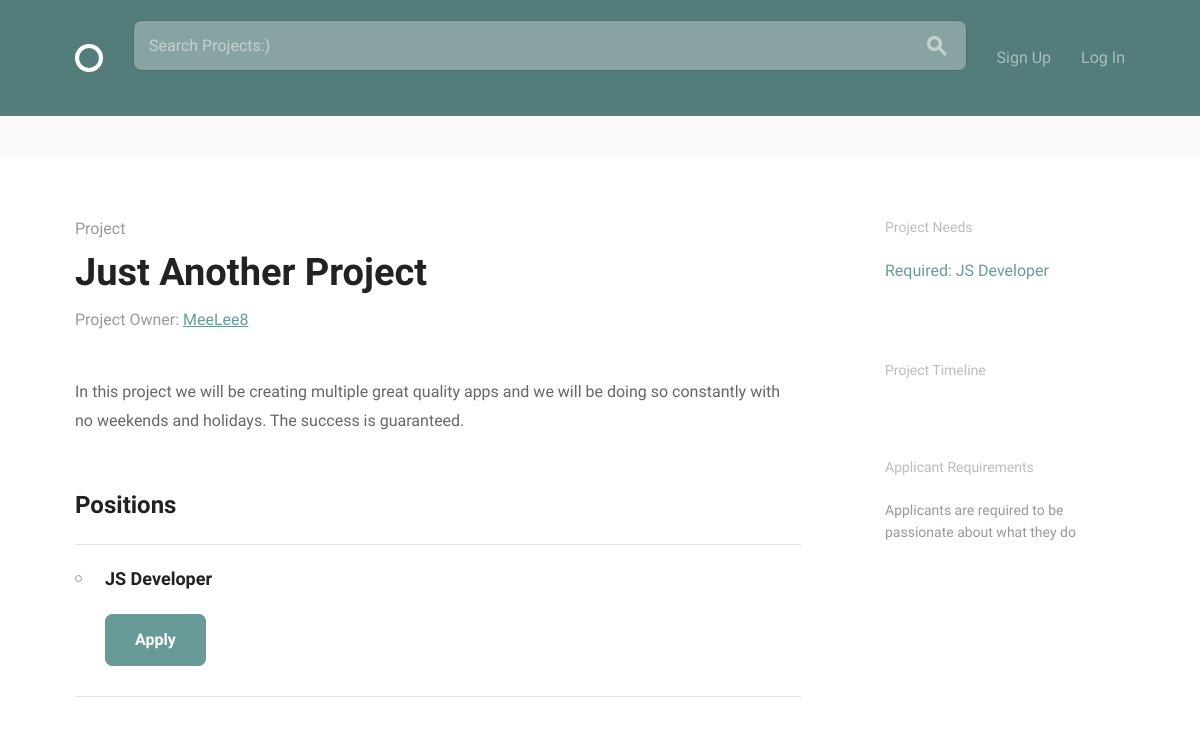
The page /projects/project/2/ on the database as committed earlier.
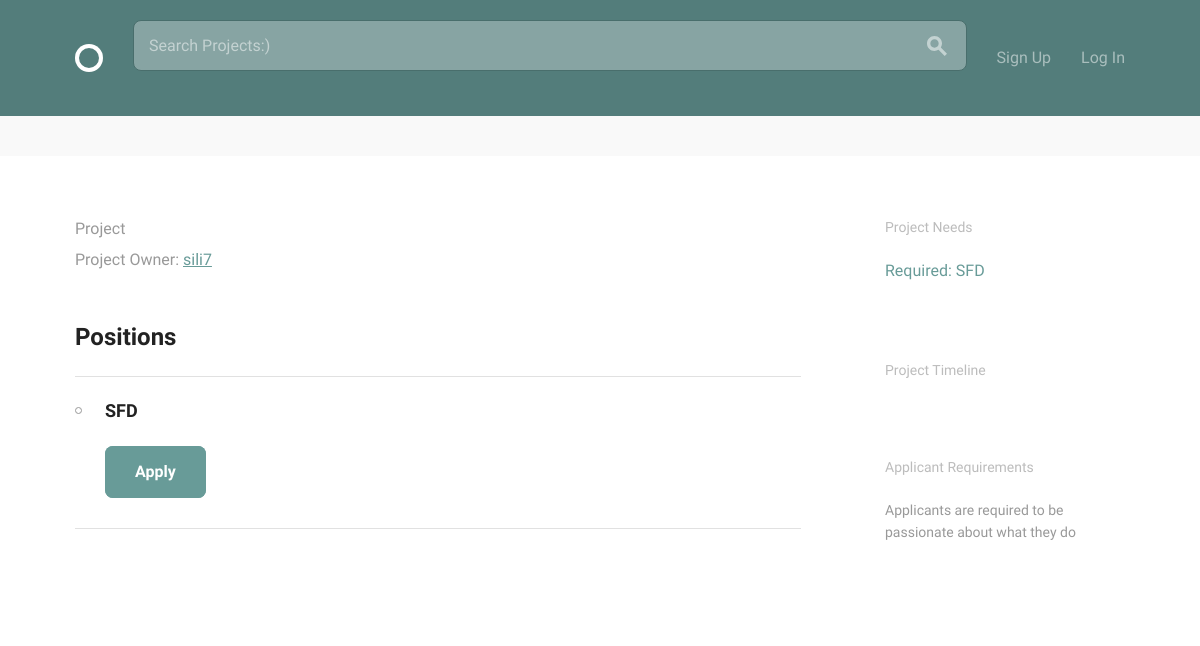
The same page on the database as committed later.
### projects/models.py (models this page shows, shortened)
class Project(models.Model):
    title = models.CharField(max_length=100, unique=True)
    content = models.TextField(blank=True)
    slug = models.SlugField(max_length=100, unique=True)
    date_posted = models.DateTimeField(default=timezone.now)
    author = models.ForeignKey(
        settings.AUTH_USER_MODEL,
        on_delete=models.CASCADE,
    )
    position = models.ManyToManyField(
        'Position',
        blank=True,
        related_name='projects')
    project_status = models.BooleanField(default=False)
    project_timeline = models.TextField(max_length=200, blank=True)
    applicant_requirements = models.TextField(
                                            max_length=200,
                                            default='Applicants are required '
                                            'to be passionate about what they do'
                                            )
    def slug(self):
        return slugify(self.title)
    class Meta:
        ordering = ['-date_posted']
        verbose_name = 'Project'
        verbose_name_plural = 'Projects'

class Position(models.Model):
    title = models.CharField(max_length=100, unique=True)
    project = models.ForeignKey(
        Project,
        on_delete=models.CASCADE,
        related_name='positions'
        )
    content = models.TextField()
    date_posted = models.DateTimeField(default=timezone.now)
    position_status = models.BooleanField(default=False)
    skills = models.ManyToManyField(
        'accounts.Skill',
        blank=True)
    def __str__(self):
        return self.title
    class Meta:
        ordering = ['-date_posted']

### accounts/models.py (models this page shows, shortened)
class User(AbstractBaseUser, PermissionsMixin):
    email = models.EmailField(unique=True)
    username = models.CharField(max_length=40, unique=True)
    display_name = models.CharField(max_length=140)
    bio = models.CharField(max_length=140, blank=True, default='')
    date_joined = models.DateTimeField(auto_now_add=True)
    is_active = models.BooleanField(default=True)
    is_staff = models.BooleanField(default=False)
    avatar = models.ImageField(default='default.png', upload_to='profile_pics')
    skills = models.ManyToManyField('Skill')
    objects = UserManager()
    USERNAME_FIELD = 'email'
    REQUIRED_FIELDS = ['display_name', 'username']
    def __str__(self):
        return self.username

### projects/views.py (the view)
# urls.py: path('project/<pk>/', ProjectDetailView.as_view(), name='project_detail'),
class ProjectDetailView(generic.DetailView):
    model = Project
    template_name = 'project.html'

### projects/templates/project.html (shortened to what this page needs)
{% extends 'layout.html' %}
{% block content %}
  <div class="circle--actions--bar">
  </div>
  <div class="bounds circle--page circle--article">
    <div class="grid-70">
      <div class="circle--article--header">
        <h4 class="circle--article--section">Project</h4>
        <h1 class="circle--article--title">{{ object.title }}</h1>
        <p class="circle--article--byline" >Project Owner: <a href="{% url 'projects:user_list_projects' object.author.username %}">{{ object.author }}</a></p>
      </div>
      <div class="circle--article--body">
        <p>{{ object.content }}</p>
      </div>
      <div class="circle--project--positions">
        <h2>Positions</h2>
        <ul class="circle--group--list">
          {% if user != project.author %}
            {% for position in project.position.all %}
            <li>
              <h3>{{ position }}</h3>
              <a class="button button-primary" href="{% url 'projects:application_create' slug=project.title pk=position.id %}">Apply</a>
            </li>
            {% endfor %}
          {% endif %}
        </ul>
      </div>
    </div>
    <div class="grid-25 grid-push-5">
      <div class="circle--secondary--module">
        <h3>Project Needs</h3>
        {% for position in project.position.all %}
        {% if position.position_status == True %}
        <ul class="circle--link--list">
          <li><a>{{ position }} is already filled</a></li>
        </ul>
        {% else %}
        <ul class="circle--link--list">
          <li><a>Required: {{ position }} </a></li>
        </ul>
        {% endif %}
        {% endfor %}
      </div>
      <div class="circle--secondary--module">
        <h3>Project Timeline</h3>
      </div>
      <div class="circle--secondary--module">
        <h3>Applicant Requirements</h3>
        <p>{{ object.applicant_requirements }}</p>
      </div>
    </div>
  </div>
{% endblock %}

### templates/layout.html (shortened to what this page needs)
<!DOCTYPE html>
{% load static %}
<html lang="en">
<head>
  <link rel="stylesheet" href="{% static 'css/global.css' %}">
  <link rel="stylesheet" href="{% static 'css/main.css' %}">
</head>
<body>
  <header class="circle--header">
    <div class="bounds">
      <div class="circle--fluid">
        <div class="circle--fluid--cell">
          <h1 class="hide-text circle--logo"><a class="logo" href="{% url 'home' %}">Circle</a></h1>
        </div>
        <div class="circle--fluid--cell circle--fluid--primary">
          <div class="circle--search">
            <form action="{% url 'projects:project_search' %}" method="GET">
              <input type="text" placeholder="Search Projects:)" name='q'/>
            </form>
            <button>
            </button>
          </div>
        </div>
        <div class="circle--fluid--cell circle--fluid--secondary">
          <nav>
            <ul class="circle--inline">
              {% if user.is_authenticated %}
              <li><a href="{% url 'accounts:profile' %}">Profile</a></li>
              <li><a href="{% url 'accounts:logout' %}">Log Out</a></li>
              <li><a href="{% url 'projects:notifications' %}">Notifications</a></li>
              {% else %}
              <li><a href="{% url 'accounts:signup' %}">Sign Up</a></li>
              <li><a href="{% url 'accounts:login' %}">Log In</a></li>
              {% endif %}
            </ul>
          </nav>
        </div>
      </div>
    </div>
  </header>
{% block content %}{% endblock %}
</body>
</html>

Rows that differ between the two databases and show on the page:
no longer on this page (row edited): Position: title "JS Developer"
changed Project "Applicants are required to be passionate about what they do": author "MeeLee8" → "sili7"; title "Just Another Project" → (not shown); content "In this project we will be creating multiple great quality apps and we will be doing so constantly with no weekends and holidays. The success is guaranteed." → (not shown)
added Position: title "SFD"
